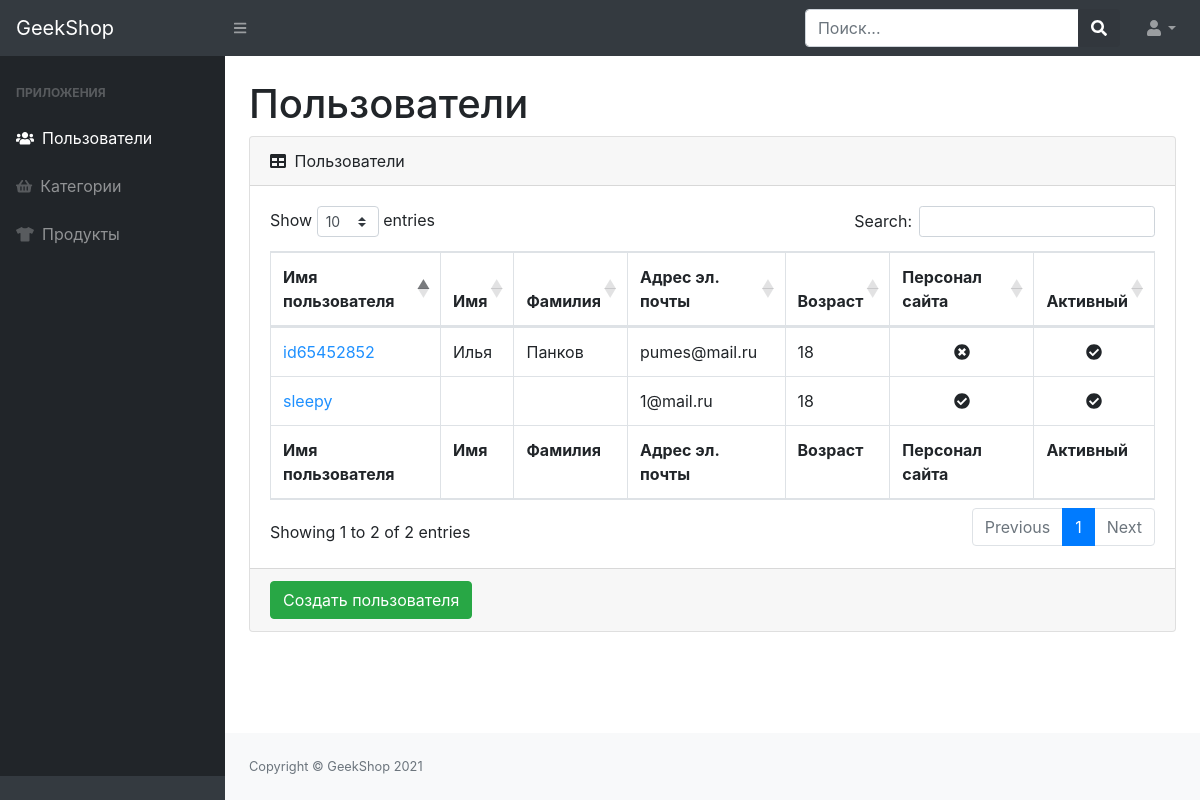
Page /admin-staff/users/ (signed in) on the committed database.
### users/models.py (models this page shows, shortened)
class User(AbstractUser):
    image = models.ImageField(upload_to="users_images", blank=True)
    age = models.PositiveIntegerField(default=18, verbose_name="Возраст")
    language = models.CharField(
        max_length=3, verbose_name='язык пользователя', default='ENG')
    activation_key = models.CharField(max_length=128, blank=True,)
    activation_key_expires = models.DateTimeField(
        auto_now_add=True, blank=True)

### admins/views.py (the view)
# urls.py: path('users/', UserListView.as_view(), name='admin_users'),
class UserListView(ListView):
    model = User  # Выбор модели(таблицы бд)
    template_name = 'admins/admin-users-read.html'  # Ренер выбранного шаблона
    def get_context_data(self, *, object_list=None, **kwargs):
        contex = super(UserListView, self).get_context_data(object_list=None, **kwargs)
        contex['title'] = 'Админ-панель - Пользователи'
        return contex
    @method_decorator(user_passes_test(lambda u: u.is_staff))
    def dispatch(self, request, *args, **kwargs):
        return super(UserListView, self).dispatch(request, *args, **kwargs)

### admins/templates/admins/admin-users-read.html
{% extends 'admins/base.html' %}
{% load static %}
{% block content %}
<main>
    <div class="container-fluid">
        <h1 class="mt-4">Пользователи</h1>
        <div class="card mb-4">
            <div class="card-header">
                <i class="fas fa-table mr-1"></i>
                Пользователи
            </div>
            <div class="card-body">
                <div class="table-responsive">
                    <table class="table table-bordered" id="dataTable" width="100%" cellspacing="0">
                        <thead>
                            <tr>
                                <th>Имя пользователя</th>
                                <th>Имя</th>
                                <th>Фамилия</th>
                                <th>Адрес эл. почты</th>
                                <th>Возраст</th>
                                <th>Персонал сайта</th>
                                <th>Активный</th>
                            </tr>
                        </thead>
                        <tfoot>
                            <tr>
                                <th>Имя пользователя</th>
                                <th>Имя</th>
                                <th>Фамилия</th>
                                <th>Адрес эл. почты</th>
                                <th>Возраст</th>
                                <th>Персонал сайта</th>
                                <th>Активный</th>
                            </tr>
                        </tfoot>
                        <tbody>
                            {% for user in object_list %}
                            <tr>
                                <td>
                                    <a href="{% url 'admins:admin_users_update' user.id %}" style="color: dodgerblue">
                                        {{user.username }}</a>
                                </td>
                                <td>{{ user.first_name }}</td>
                                <td>{{ user.last_name }}</td>
                                <td>{{ user.email }}</td>
                                <td>{{ user.age }}</td>
                                <td class="text-center">
                                    {% if user.is_staff %}
                                    <i class="fas fa-check-circle"></i>
                                    {% else %}
                                    <i class="fas fa-times-circle"></i>
                                    {% endif %}
                                </td>
                                <td class="text-center">
                                    {% if user.is_active %}
                                    <i class="fas fa-check-circle"></i>
                                    {% else %}
                                    <i class="fas fa-times-circle"></i>
                                    {% endif %}
                                </td>
                            </tr>
                            {% endfor %}
                        </tbody>
                    </table>
                </div>
            </div>
            <div class="card-footer">
                <a href="{% url 'admins:admin_users_create' %}">
                    <button class="btn btn-success">Создать пользователя</button>
                </a>
            </div>
        </div>
    </div>
</main>
{% endblock %}

### rows in the picture
User: username "sleepy", email "1@mail.ru", age "18", is_staff True (drawn), is_active True (drawn)
User: username "id65452852", first_name "Илья", last_name "Панков", email "pumes@mail.ru", age "18", is_staff False (drawn), is_active True (drawn)
